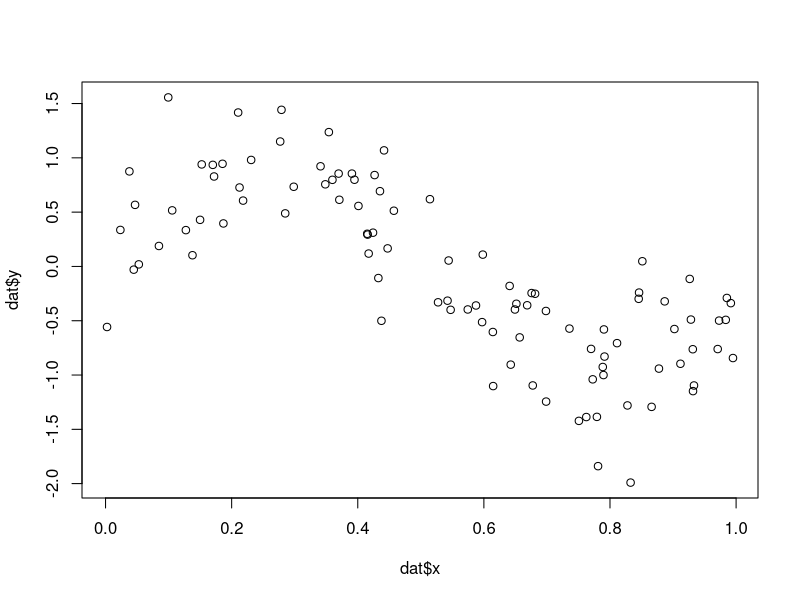
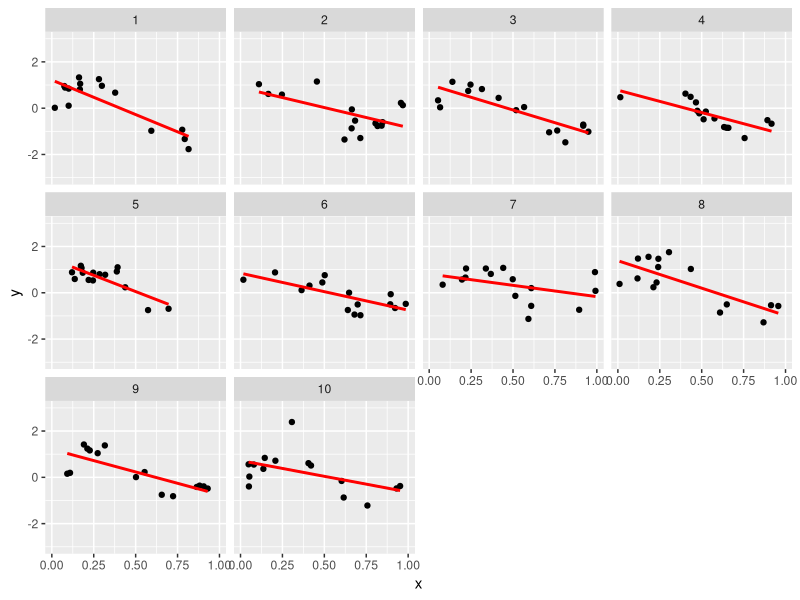
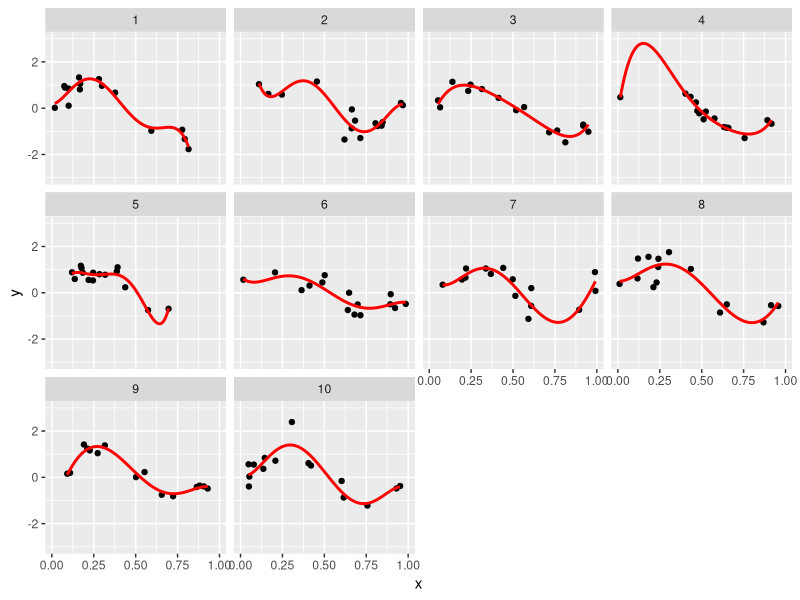
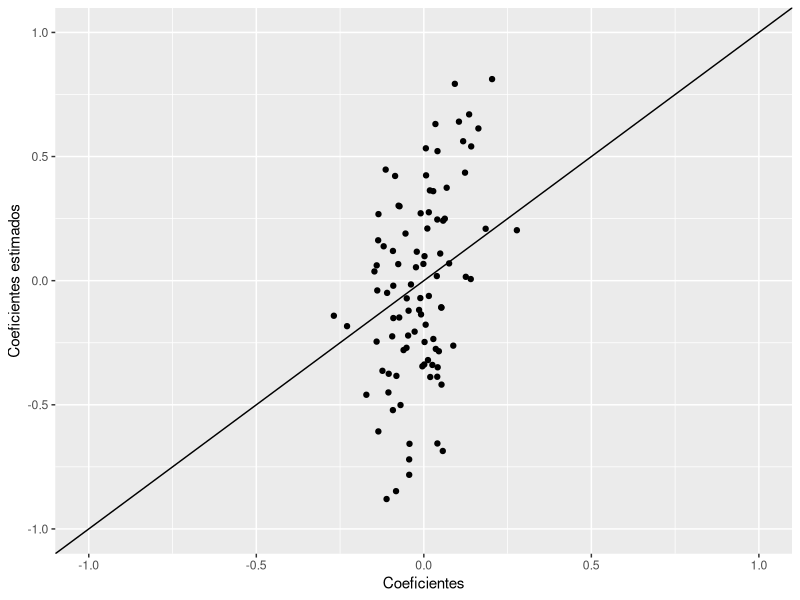
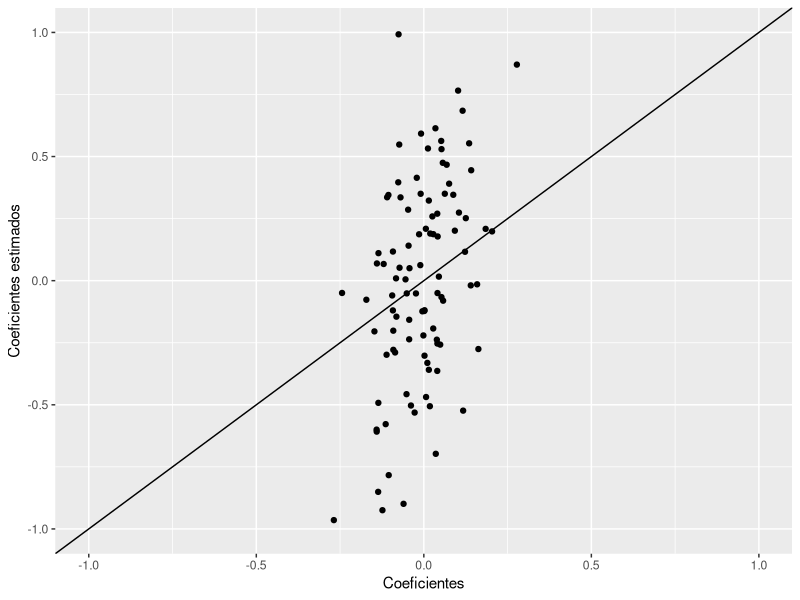
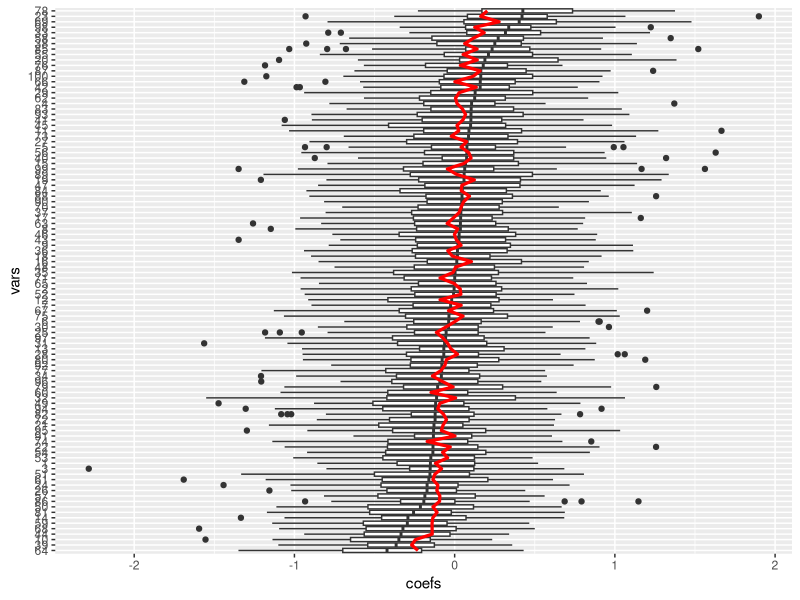
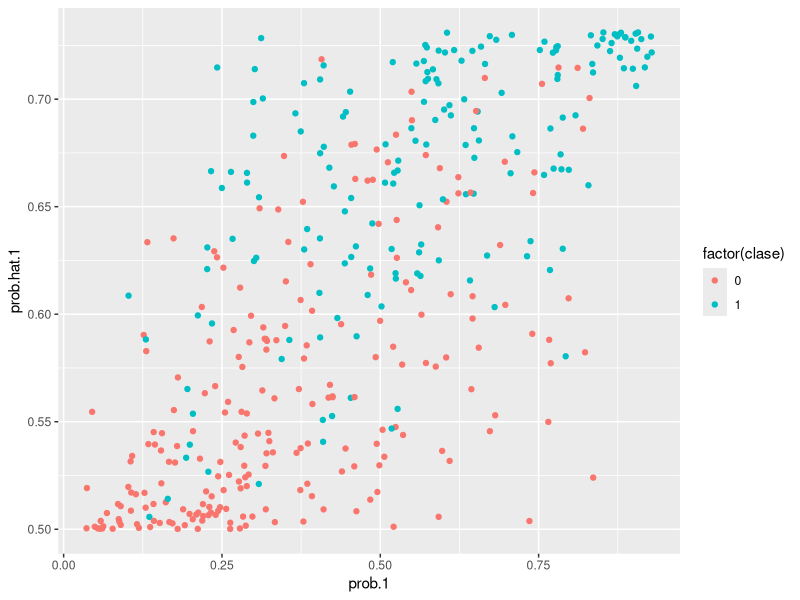
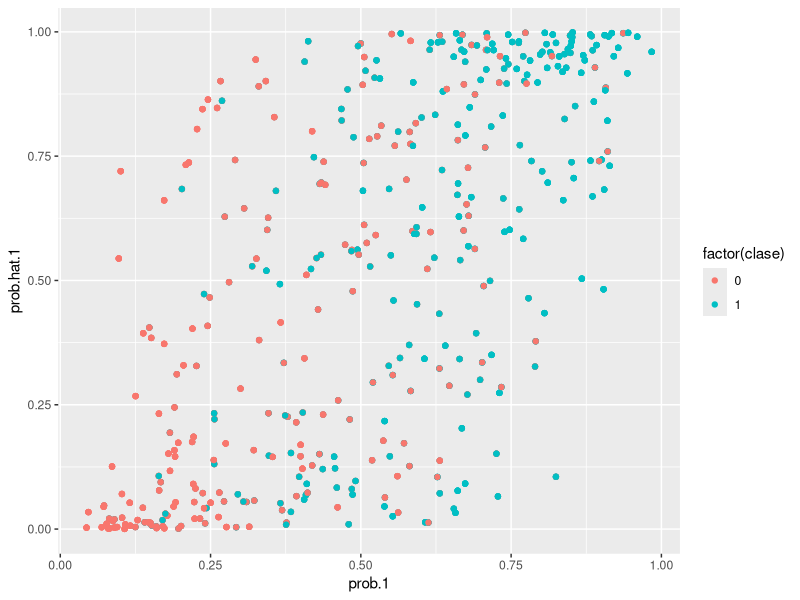

Write R code to recreate these figures, in order.
## ---- chunk 1
library(dplyr)
library(tidyr)
library(purrr)
library(ggplot2)
## ---- chunk 2
f <- function(x){ sin(6*x)}
sim_data <- function(n = 15){
  x <- runif(n, 0, 1)
  y <- f(x) + rnorm(n, 0, 0.4)
  data_frame(x = x, y = y)
}
dat <- sim_data(n = 100)
plot(dat$x,dat$y)
## ---- chunk 3
set.seed(92114)
sims <- data_frame(rep = 1:10)
sims <- sims %>% group_by(rep) %>% 
  mutate(data = list(data = sim_data())) %>% unnest
## ---- chunk 4
ggplot(sims, aes(x=x, y=y)) + geom_point() +
  facet_wrap(~rep) + geom_smooth(formula = y~x, method ='lm', colour = 'red', se = FALSE) +
  ylim(c(-3,3))
## ---- chunk 5
ggplot(sims, aes(x=x, y=y)) + geom_point() +
  facet_wrap(~rep) + geom_smooth(formula = y~ poly(x, 5, raw = TRUE), method ='lm', 
                                 colour = 'red', se = FALSE) + ylim(c(-3,3))
## ---- chunk 6
h <- function(x){ exp(x) / (1 + exp(x))}
set.seed(2805)
beta <- rnorm(100,0,0.1)
beta
## ---- chunk 7
sim_1 <- function(n, m, beta){
  p <- length(beta)
  #n = casos de entrenamiento, m= casos de prueba, p=num variables
  mat.entrena <- matrix(rnorm(n*p, 0, 0.5), n, p) + rnorm(p)
  mat.prueba <- matrix(rnorm(n*p, 0, 0.5), n, p) + rnorm(p)
  g.entrena = rbinom(n, 1, h(mat.entrena%*%beta))
  g.prueba = rbinom(m, 1, h(mat.prueba%*%beta))
  list(mat.entrena = mat.entrena, mat.prueba = mat.prueba, g.entrena=g.entrena, 
    g.prueba=g.prueba)
}
salida <- sim_1(n=400, m=2000, beta = beta)
names(salida)
## ---- chunk 8
mod.1 <- glm.fit(x = salida$mat.entrena,
                 y = salida$g.entrena, family = binomial())
## ---- chunk 9
qplot(beta, mod.1$coefficients) + 
  xlab('Coeficientes') + 
  ylab('Coeficientes estimados') +
  geom_abline(xintercept=0, slope =1) +
  xlim(c(-1,1))+ ylim(c(-1,1))
## ---- chunk 10
salida.2 <- sim_1(n=400, m=10, beta = beta)
names(salida.2)
mod.2 <- glm.fit(x = salida.2$mat.entrena,
                 y = salida.2$g.entrena, family = binomial())
qplot(beta, mod.2$coefficients) + xlab('Coeficientes') + 
  ylab('Coeficientes estimados') +
  geom_abline(xintercept=0, slope =1) +
  xlim(c(-1,1))+ ylim(c(-1,1))
## ---- chunk 11
dat.sim <- plyr::ldply(1:50, function(i){
  salida.2 <- sim_1(n=400, m=10, beta)
  mod.2 <- glm.fit(x = salida.2$mat.entrena,
                 y = salida.2$g.entrena, family = binomial())
  data.frame(rep=i, vars=1:length(coef(mod.2)), coefs=coef(mod.2))
})
## ---- chunk 12
names(beta) <- 1:length(beta)
dat.sim$vars <- reorder(as.character(dat.sim$vars), dat.sim$coefs, median)
ggplot(dat.sim, aes(x=vars, y=coefs)) + geom_boxplot() +
  geom_line(data=data.frame(coefs=beta, vars=names(beta)), 
    aes(y=beta, group=1), col='red',size=1.1) + coord_flip()
## ---- chunk 13
dat.entrena <- data.frame(prob.hat.1=h(mod.1$fitted.values), prob.1=h(salida$mat.entrena%*%beta),
  clase = salida$g.entrena)
dat.prueba <- data.frame(prob.hat.1=h(salida$mat.prueba%*%(mod.1$coefficients)), 
  prob.1=h(salida$mat.prueba%*%beta),
  clase = salida$g.prueba)
## ---- chunk 14
ggplot(dat.entrena, aes(x=prob.1, y=prob.hat.1, colour=factor(clase))) + geom_point()
## ---- chunk 15
ggplot(dat.prueba, aes(x=prob.1, y=prob.hat.1, colour=factor(clase))) + geom_point()
## ---- chunk 16
table(dat.prueba$prob.hat.1>0.5,dat.prueba$clase)
prop.table(table(dat.prueba$prob.hat.1>0.5,dat.prueba$clase), margin=2)
## ---- chunk 17
library(glmnet)
mod.restringido <- glmnet(x=salida$mat.entrena, y=salida$g.entrena, 
  alpha = 0,
  family='binomial', intercept = F, 
  lambda = 0.1)
beta.restr <- coef(mod.restringido)[-1]
sum(beta.restr^2)
## ---- chunk 18
qplot(beta, beta.restr) + 
  xlab('Coeficientes') + 
  ylab('Coeficientes estimados') +
  geom_abline(xintercept=0, slope =1) +
  xlim(c(-0.5,0.5))+ ylim(c(-0.5,0.5))
## ---- chunk 19
dat.entrena.r <- data.frame(prob.hat.1= h(salida$mat.entrena%*%as.numeric(beta.restr)), 
  prob.1=h(salida$mat.entrena%*%beta),
  clase = salida$g.entrena)
dat.prueba.r <- data.frame(prob.hat.1=h(salida$mat.prueba%*%as.numeric(beta.restr)), 
  prob.1=h(salida$mat.prueba%*%beta),
  clase = salida$g.prueba)
## ---- chunk 20
ggplot(dat.entrena.r, aes(x=prob.1, y=prob.hat.1, colour=factor(clase))) + geom_point()
## ---- chunk 21
ggplot(dat.prueba.r, aes(x=prob.1, y=prob.hat.1, colour=factor(clase))) + geom_point()
## ---- chunk 22
table(dat.prueba.r$prob.hat.1>0.5, dat.prueba.r$clase)
prop.table(table(dat.prueba.r$prob.hat.1>0.5, dat.prueba.r$clase), margin=2)
## ---- chunk 23
library(ROCR)
pred <- prediction(predictions= dat.prueba$prob.hat.1, labels = dat.prueba$clase)
perf <- performance(pred, measure = "sens", x.measure = "fpr") 
plot(perf)
pred.r <- prediction(predictions= dat.prueba.r$prob.hat.1, labels = dat.prueba.r$clase)
perf.r <- performance(pred.r, measure = "sens", x.measure = "fpr") 
plot(perf.r, add =T, col ='red')
abline(a=0, b=1, col ='gray')
## ---- chunk 24
library(ROCR)
pred <- prediction(predictions= dat.entrena$prob.hat.1, labels = dat.entrena$clase)
perf <- performance(pred, measure = "sens", x.measure = "fpr") 
plot(perf)
pred.r <- prediction(predictions= dat.entrena.r$prob.hat.1, labels = dat.entrena.r$clase)
perf.r <- performance(pred.r, measure = "sens", x.measure = "fpr") 
plot(perf.r, add =T, col ='red')
abline(a=0, b=1, col ='gray')
## ---- chunk 25
library(glmnet)
mod.ridge <- glmnet(x=salida$mat.entrena, y=salida$g.entrena, 
  alpha = 0,
  family='binomial', intercept = F, nlambda=50)
## ---- chunk 26
dim(coef(mod.ridge))
plot(mod.ridge, xvar='lambda')
## ---- chunk 27
devianza  <- function(prob, y){
  -2*mean(y*log(prob)+(1-y)*log(1-prob)    )
}

dat.r <- plyr::ldply(1:50, function(i){
  dat.prueba.r <- data.frame(i=i, lambda=mod.ridge$lambda[i],
    prob.hat.1=h(salida$mat.prueba%*%as.numeric(coef(mod.ridge)[,i][-1])), 
  clase = salida$g.prueba)
  dat.prueba.r
})

devianza.prueba <- plyr::ddply(dat.r, c('i','lambda'), summarise, 
  dev = devianza(prob.hat.1, clase))
qplot(log(devianza.prueba$lambda), devianza.prueba$dev)
## ---- chunk 28
mod.ridge$lambda
pred.prueba.final <- salida$mat.prueba%*%(coef(mod.ridge)[ , 40][-1])
#table(pred.prueba.final > 0.5, salida$g.prueba)
#prop.table(table(pred.prueba.final > 0.5, salida$g.prueba), margin=2)
#prop.table(table(pred.prueba.final > 0.1, salida$g.prueba), margin=2)
## ---- chunk 29
library(glmnet)
cv.mod.ridge <- cv.glmnet(x=salida$mat.entrena, y=salida$g.entrena, 
  alpha = 0,
  family='binomial', intercept = F, nfolds = 10, nlambda=50)
plot(cv.mod.ridge)
cv.mod.ridge$lambda.min
cv.mod.ridge$lambda.1se
## ---- chunk 30
#comp.dat <- data.frame(log.lambda=log(devianza.prueba$lambda),
#  devianza.prueba = devianza.prueba$dev,
#  devianza.vc = cv.mod.ridge$cvm)
#comp.dat.m <- melt(comp.dat, id.vars='log.lambda')
#ggplot(comp.dat.m, aes(x=log.lambda, y=value, colour=variable)) +
#  geom_point()
